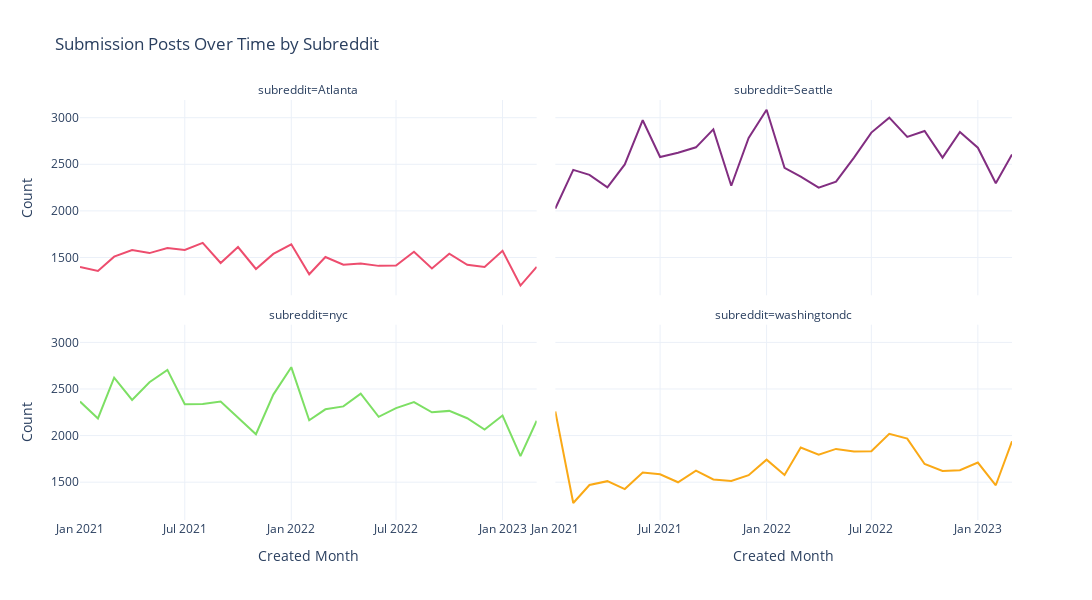

The notebook cell saved with this chart:
### Markdown cell above
### Data cleaning 

First, we wanted to explore what each of the columns from the Reddit submission data contained. We went through each of them to see what percentage of those were populated, and dropped any columns that were more than 90% null after confirming that these columns did not contain any information that we wanted to use within our analysis.

There are a few columns containing numerical data that we are very interested for our analysis - particularly `num_comments` and `score`. The values in these columns have a huge range from 0 to 5,503 for `num_comments` and 0 to 57,618 for `score, potentially due to a large number of outliers. We wanted to take a look at the raw data for the posts with these outlier values in order to ensure that we were only using clean data for our analysis. After cleaning we removed 91,731 unclean columns keeping a total of **125663 datapoints**.

### Data exploration 

#### Posts exploration
Given that gentrification is related to change of a city over time, we were very interested in doing an initial exploration of what the temporal data. One of the questions that we had posed as part of our project plan was, “Does the amount of responses within a subreddit correlate with the population of the city?” One of the reasons we asked this questions is because we are very aware that **Reddit as a platform is only accessible to those with internet and technology**. It would be interesting if we saw that cities with a larger total population - but a larger population that was below the poverty line (and thus potentially with less access to internet and technology) - had a larger number of Reddit submission posts.


In the next visualization below, we use `Plotly` to visualize the number of submissions over time. There are four facets in the visualization--one for each city subreddit. The visualization shows the submissions for each month during the period of 2021 and 2023.

### Code cell
df = reddit_df
df.loc[:, 'created_utc'] = pd.to_datetime(df.loc[:, 'created_utc'])
df.loc[:, 'created_date'] = pd.to_datetime(df.loc[:, 'created_utc'], format = '%Y-%m-%d')
df.loc[:, 'created_month'] = pd.to_datetime(pd.to_datetime(df.loc[:, 'created_date']).dt.year.astype(str)+'-'+pd.to_datetime(df.loc[:, 'created_date']).dt.month.astype(str)+'-01')

group_date = df.groupby(['subreddit', 'created_month']).size().reset_index().rename({0:'Count'}, axis='columns')
group_date.rename(columns={'created_month': 'Created Month'}, inplace = True)
group_date.sort_values(by=['subreddit', 'Created Month'], inplace = True)
group_date.head()

facet_colors = {
    'nyc': '#7DDF64',
    'washingtondc': '#FAA916',
    'Seattle': '#822E81',
    'Atlanta': '#ED4D6E'
}


fig = px.line(group_date, x='Created Month', y='Count', title='Submission Posts Over Time by Subreddit',
              facet_col="subreddit", facet_col_wrap=2,color='subreddit',
              color_discrete_map=facet_colors, template='plotly_white')


fig.update_layout(height=600, width=1250, yaxis_title='Count')
fig.update_layout(showlegend=False)

fig.show()

### Figure 1 — Plotly figure (JSON) as saved in the notebook; plotly's stock layout.template omitted (floating-point values rounded to 4 significant figures)
{"data": [{"hovertemplate": "subreddit=Atlanta<br>Created Month=%{x}<br>Count=%{y}<extra></extra>", "legendgroup": "Atlanta", "line": {"color": "#ED4D6E", "dash": "solid"}, "marker": {"symbol": "circle"}, "mode": "lines", "name": "Atlanta", "orientation": "v", "showlegend": true, "type": "scatter", "x": ["2021-01-01T00:00:00", "2021-02-01T00:00:00", "2021-03-01T00:00:00", "2021-04-01T00:00:00", "2021-05-01T00:00:00", "2021-06-01T00:00:00", "2021-07-01T00:00:00", "2021-08-01T00:00:00", "2021-09-01T00:00:00", "2021-10-01T00:00:00", "2021-11-01T00:00:00", "2021-12-01T00:00:00", "2022-01-01T00:00:00", "2022-02-01T00:00:00", "2022-03-01T00:00:00", "2022-04-01T00:00:00", "2022-05-01T00:00:00", "2022-06-01T00:00:00", "2022-07-01T00:00:00", "2022-08-01T00:00:00", "2022-09-01T00:00:00", "2022-10-01T00:00:00", "2022-11-01T00:00:00", "2022-12-01T00:00:00", "2023-01-01T00:00:00", "2023-02-01T00:00:00", "2023-03-01T00:00:00"], "xaxis": "x3", "y": [1397, 1356, 1509, 1579, 1547, 1602, 1580, 1656, 1441, 1612, 1377, 1538, 1641, 1320, 1505, 1422, 1435, 1410, 1413, 1561, 1382, 1541, 1422, 1399, 1571, 1199, 1400], "yaxis": "y3"}, {"hovertemplate": "subreddit=Seattle<br>Created Month=%{x}<br>Count=%{y}<extra></extra>", "legendgroup": "Seattle", "line": {"color": "#822E81", "dash": "solid"}, "marker": {"symbol": "circle"}, "mode": "lines", "name": "Seattle", "orientation": "v", "showlegend": true, "type": "scatter", "x": ["2021-01-01T00:00:00", "2021-02-01T00:00:00", "2021-03-01T00:00:00", "2021-04-01T00:00:00", "2021-05-01T00:00:00", "2021-06-01T00:00:00", "2021-07-01T00:00:00", "2021-08-01T00:00:00", "2021-09-01T00:00:00", "2021-10-01T00:00:00", "2021-11-01T00:00:00", "2021-12-01T00:00:00", "2022-01-01T00:00:00", "2022-02-01T00:00:00", "2022-03-01T00:00:00", "2022-04-01T00:00:00", "2022-05-01T00:00:00", "2022-06-01T00:00:00", "2022-07-01T00:00:00", "2022-08-01T00:00:00", "2022-09-01T00:00:00", "2022-10-01T00:00:00", "2022-11-01T00:00:00", "2022-12-01T00:00:00", "2023-01-01T00:00:00", "2023-02-01T00:00:00", "2023-03-01T00:00:00"], "xaxis": "x4", "y": [2025, 2440, 2387, 2253, 2499, 2973, 2578, 2624, 2682, 2875, 2270, 2782, 3085, 2462, 2368, 2249, 2313, 2572, 2840, 3000, 2794, 2857, 2571, 2846, 2678, 2296, 2604], "yaxis": "y4"}, {"hovertemplate": "subreddit=nyc<br>Created Month=%{x}<br>Count=%{y}<extra></extra>", "legendgroup": "nyc", "line": {"color": "#7DDF64", "dash": "solid"}, "marker": {"symbol": "circle"}, "mode": "lines", "name": "nyc", "orientation": "v", "showlegend": true, "type": "scatter", "x": ["2021-01-01T00:00:00", "2021-02-01T00:00:00", "2021-03-01T00:00:00", "2021-04-01T00:00:00", "2021-05-01T00:00:00", "2021-06-01T00:00:00", "2021-07-01T00:00:00", "2021-08-01T00:00:00", "2021-09-01T00:00:00", "2021-10-01T00:00:00", "2021-11-01T00:00:00", "2021-12-01T00:00:00", "2022-01-01T00:00:00", "2022-02-01T00:00:00", "2022-03-01T00:00:00", "2022-04-01T00:00:00", "2022-05-01T00:00:00", "2022-06-01T00:00:00", "2022-07-01T00:00:00", "2022-08-01T00:00:00", "2022-09-01T00:00:00", "2022-10-01T00:00:00", "2022-11-01T00:00:00", "2022-12-01T00:00:00", "2023-01-01T00:00:00", "2023-02-01T00:00:00", "2023-03-01T00:00:00"], "xaxis": "x", "y": [2365, 2184, 2621, 2383, 2573, 2705, 2337, 2338, 2365, 2189, 2015, 2440, 2734, 2164, 2282, 2313, 2449, 2201, 2295, 2360, 2250, 2265, 2186, 2065, 2215, 1780, 2159], "yaxis": "y"}, {"hovertemplate": "subreddit=washingtondc<br>Created Month=%{x}<br>Count=%{y}<extra></extra>", "legendgroup": "washingtondc", "line": {"color": "#FAA916", "dash": "solid"}, "marker": {"symbol": "circle"}, "mode": "lines", "name": "washingtondc", "orientation": "v", "showlegend": true, "type": "scatter", "x": ["2021-01-01T00:00:00", "2021-02-01T00:00:00", "2021-03-01T00:00:00", "2021-04-01T00:00:00", "2021-05-01T00:00:00", "2021-06-01T00:00:00", "2021-07-01T00:00:00", "2021-08-01T00:00:00", "2021-09-01T00:00:00", "2021-10-01T00:00:00", "2021-11-01T00:00:00", "2021-12-01T00:00:00", "2022-01-01T00:00:00", "2022-02-01T00:00:00", "2022-03-01T00:00:00", "2022-04-01T00:00:00", "2022-05-01T00:00:00", "2022-06-01T00:00:00", "2022-07-01T00:00:00", "2022-08-01T00:00:00", "2022-09-01T00:00:00", "2022-10-01T00:00:00", "2022-11-01T00:00:00", "2022-12-01T00:00:00", "2023-01-01T00:00:00", "2023-02-01T00:00:00", "2023-03-01T00:00:00"], "xaxis": "x2", "y": [2260, 1277, 1470, 1511, 1426, 1604, 1584, 1499, 1623, 1529, 1514, 1575, 1742, 1578, 1872, 1794, 1857, 1830, 1831, 2019, 1968, 1695, 1620, 1629, 1711, 1467, 1938], "yaxis": "y2"}], "layout": {"annotations": [{"font": {}, "showarrow": false, "text": "subreddit=nyc", "x": 0.245, "xanchor": "center", "xref": "paper", "y": 0.465, "yanchor": "bottom", "yref": "paper"}, {"font": {}, "showarrow": false, "text": "subreddit=washingtondc", "x": 0.755, "xanchor": "center", "xref": "paper", "y": 0.465, "yanchor": "bottom", "yref": "paper"}, {"font": {}, "showarrow": false, "text": "subreddit=Atlanta", "x": 0.245, "xanchor": "center", "xref": "paper", "y": 1.0, "yanchor": "bottom", "yref": "paper"}, {"font": {}, "showarrow": false, "text": "subreddit=Seattle", "x": 0.755, "xanchor": "center", "xref": "paper", "y": 1.0, "yanchor": "bottom", "yref": "paper"}], "height": 600, "legend": {"title": {"text": "subreddit"}, "tracegroupgap": 0}, "showlegend": false, "title": {"text": "Submission Posts Over Time by Subreddit"}, "width": 1250, "xaxis": {"anchor": "y", "domain": [0, 0.49], "title": {"text": "Created Month"}}, "xaxis2": {"anchor": "y2", "domain": [0.51, 1], "matches": "x", "title": {"text": "Created Month"}}, "xaxis3": {"anchor": "y3", "domain": [0, 0.49], "matches": "x", "showticklabels": false}, "xaxis4": {"anchor": "y4", "domain": [0.51, 1], "matches": "x", "showticklabels": false}, "yaxis": {"anchor": "x", "domain": [0, 0.465], "title": {"text": "Count"}}, "yaxis2": {"anchor": "x2", "domain": [0, 0.465], "matches": "y", "showticklabels": false}, "yaxis3": {"anchor": "x3", "domain": [0.535, 1.0], "matches": "y", "title": {"text": "Count"}}, "yaxis4": {"anchor": "x4", "domain": [0.535, 1.0], "matches": "y", "showticklabels": false}}}
